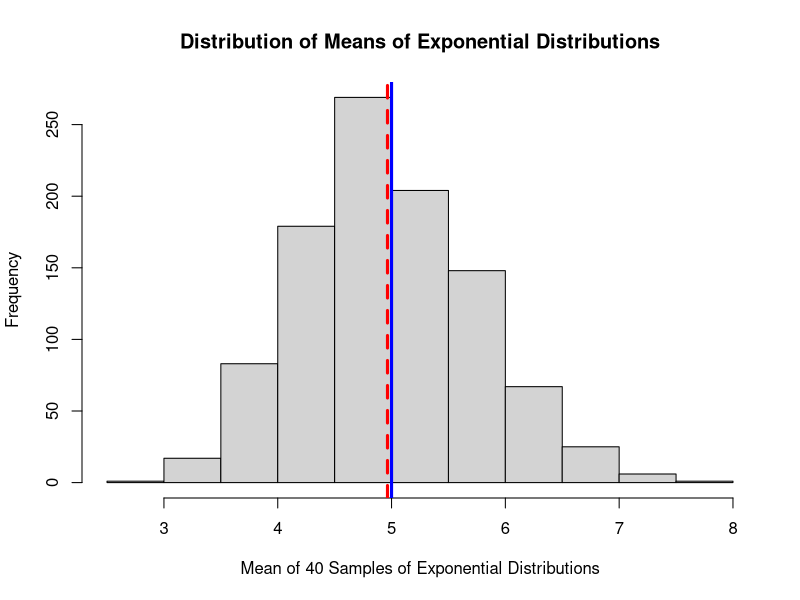
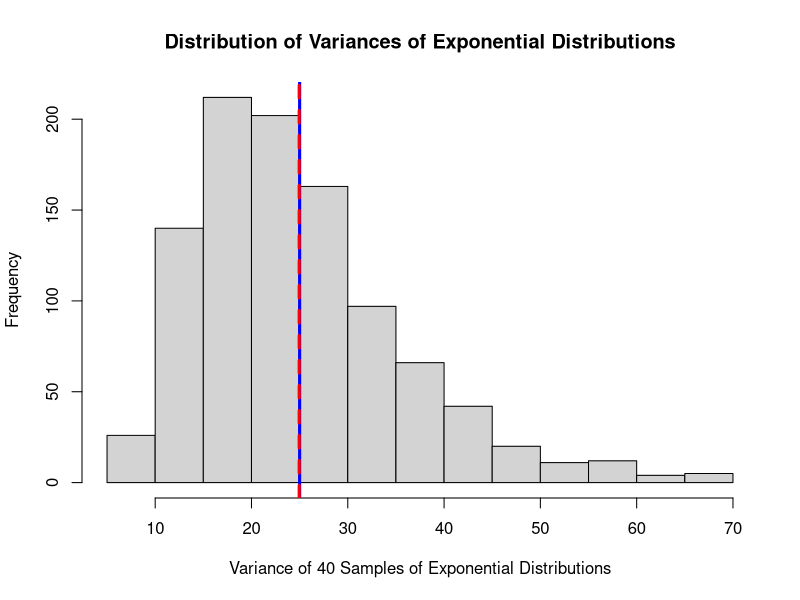
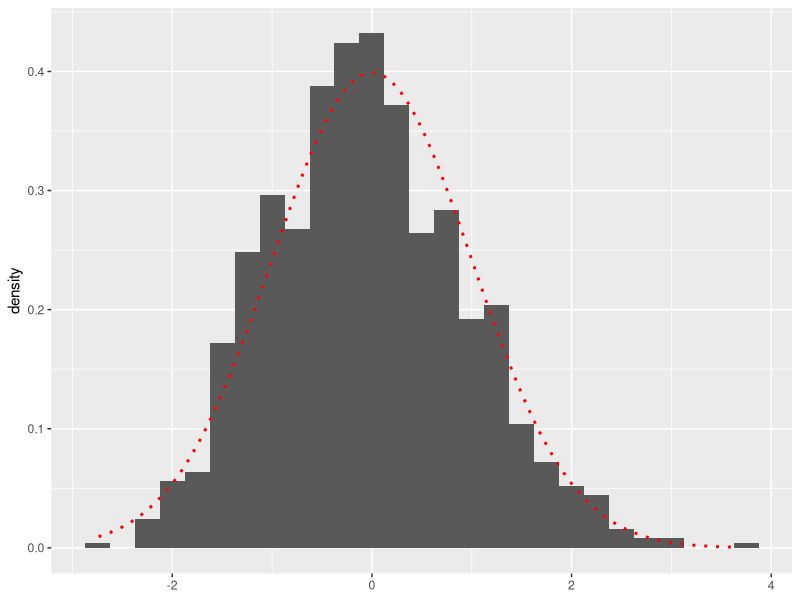

Generate these figures, in order, with R:
## ---- chunk 1
knitr::opts_chunk$set(echo = TRUE)
library(ggplot2)
## ---- chunk 2
mns = NULL
for (i in 1 : 1000) mns = c(mns, mean(rexp(40,0.2)))
data <- data.frame(mns)
## ---- chunk 3
meansimulation <- mean(mns)
hist(mns, main="Distribution of Means of Exponential Distributions", xlab="Mean of 40 Samples of Exponential Distributions")
abline(v=c(1/0.2,mean(mns)), col=c("blue", "red"), lty=c(1,2), lwd=c(3, 3))
## ---- chunk 4
vars = NULL
for (i in 1 : 1000) vars = c(vars, var(rexp(40,0.2)))

varsimulation <- mean(vars)

hist(vars, main="Distribution of Variances of Exponential Distributions", xlab="Variance of 40 Samples of Exponential Distributions")
abline(v=c(1/0.04,mean(vars)), col=c("blue", "red"), lty=c(1,2), lwd=c(3, 3))
## ---- chunk 5
g <- ggplot(data, aes(x=(mns-5)/(5/sqrt(40)))) + geom_histogram(aes(y=..density..), binwidth=.25) + stat_function(fun = function(x) dnorm(x, mean = 0, sd = 1), color = "red", linetype = "dotted", size = 1)+ theme (axis.title.x = element_blank ())
g

